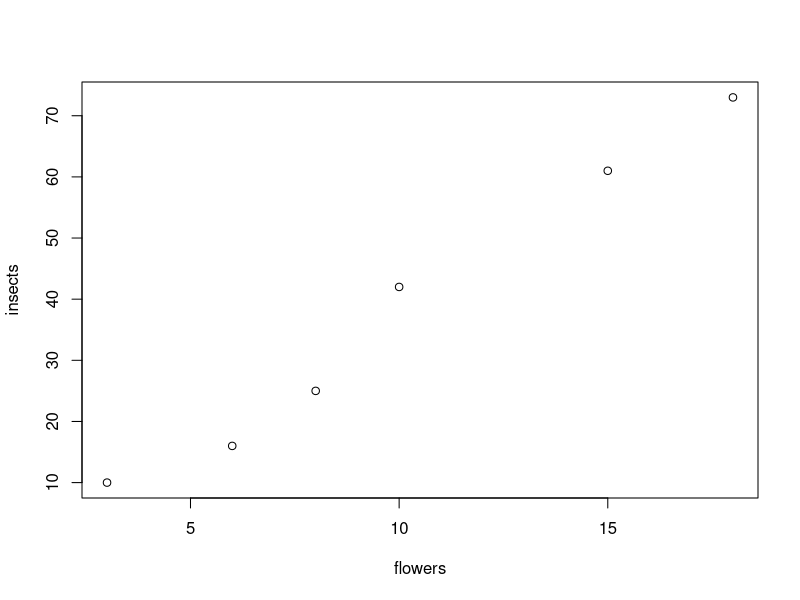
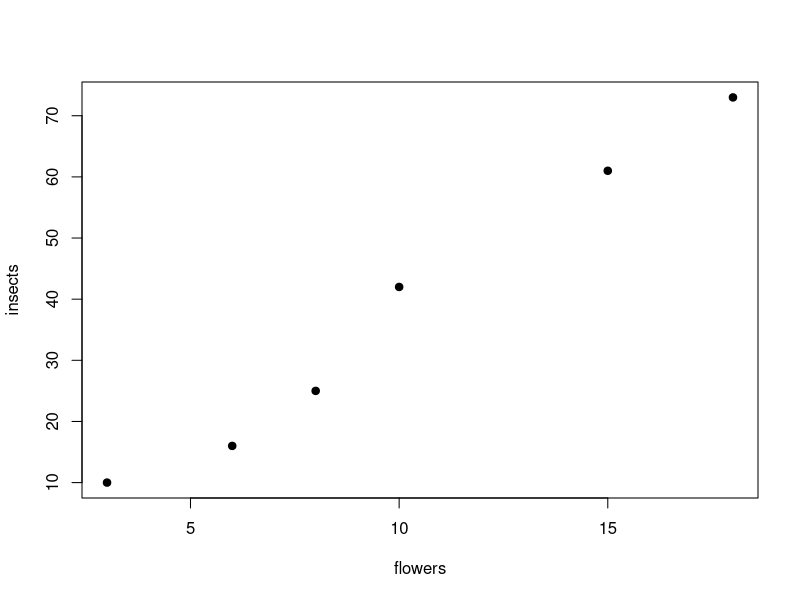
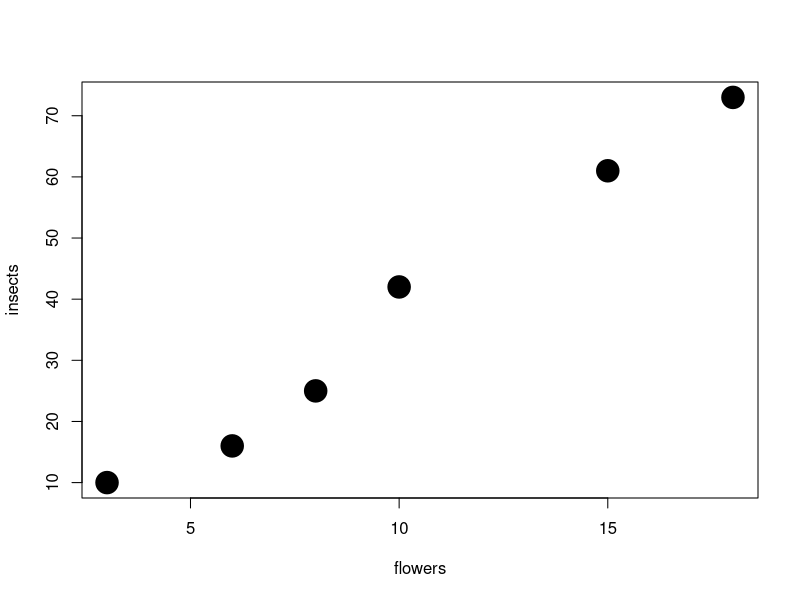
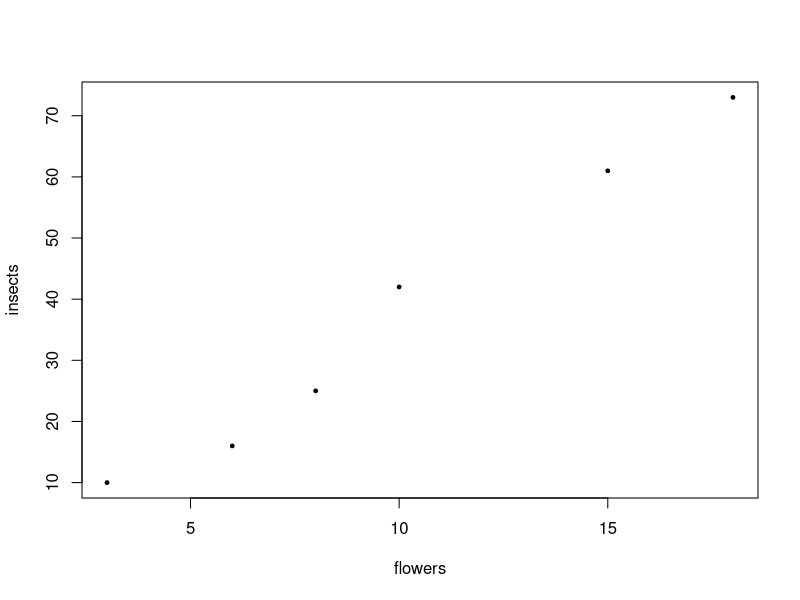
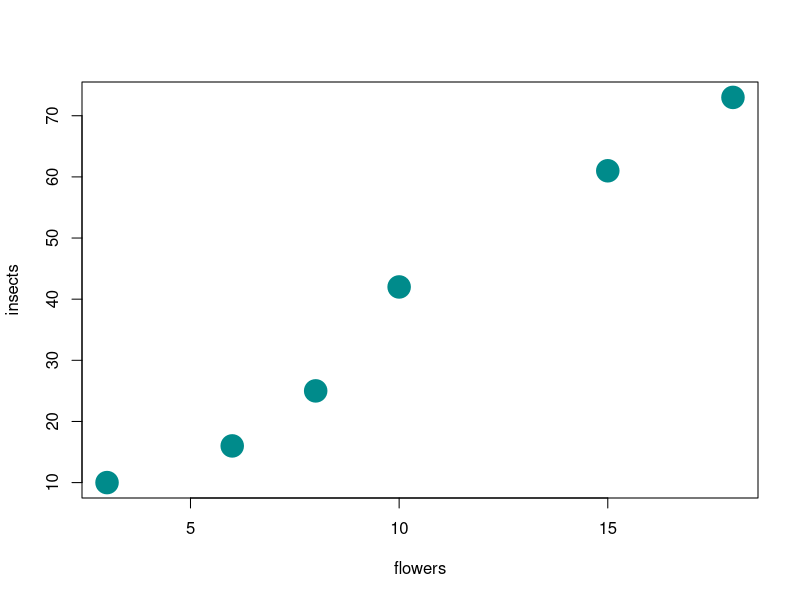

Here is the R script that generated these plots, in order:
# First R script

# R used to calculate
a<-5*7
b<-4*2
a+b

# using arrays: concatenate some elements
flowers<-c(3,6,8,10,15,18)
flowers
insects<-c(10,16,25,42,61,73)
insects

# plotting data
plot(flowers,insects)

#changing plot parameters
#symbol
plot(flowers,insects,pch=19)
#dimension
plot(flowers,insects,pch=19,cex=3)
plot(flowers,insects,pch=19,cex=0.5) #this function is to reduce the dimension
#color
plot(flowers,insects,pch=19,cex=3,col="cyan4")
